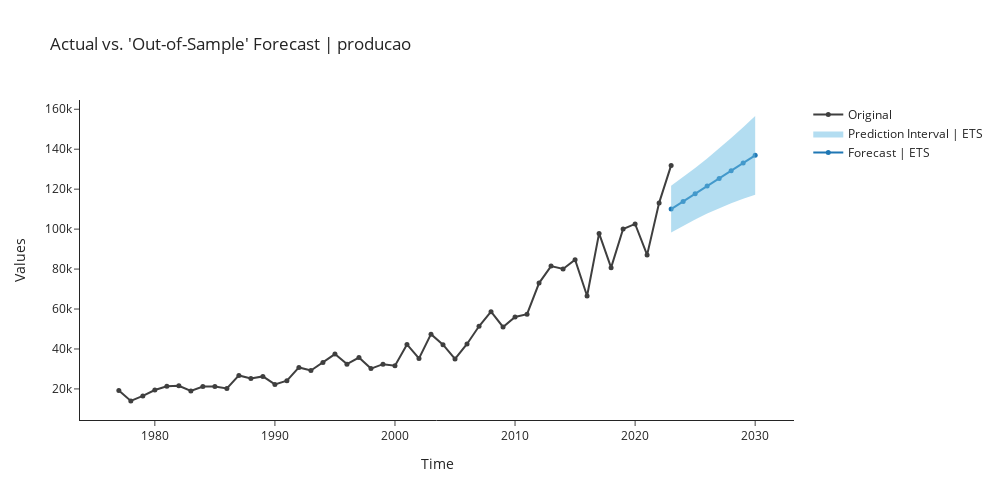

The notebook cell saved with this chart:
### Markdown cell above
## ets

### Code cell
ets = exp.create_model('ets')
exp.plot_model(plot = 'decomp', 
               data_kwargs = {'type' : 'multiplicative'},
               fig_kwargs = {"height":500,"width":1000,"template": "simple_white","hoverinfo":"none","big_data_threshold":50})
exp.plot_model(estimator = ets, 
               plot = 'forecast', 
               data_kwargs = {'fh' : 8},
               fig_kwargs = {"height":500,"width":1000,"template": "simple_white","hoverinfo":"none","big_data_threshold":50})

### Figure 1 — Plotly figure (JSON) as saved in the notebook; plotly's stock layout.template omitted (floating-point values rounded to 4 significant figures)
{"data": [{"line": {"color": "#1f77b4"}, "marker": {"size": 5}, "mode": "lines+markers", "name": "Forecast | ETS", "showlegend": true, "type": "scatter", "x": [2023, 2024, 2025, 2026, 2027, 2028, 2029, 2030], "y": [110000.0, 113900.0, 117700.0, 121600.0, 125400.0, 129200.0, 133100.0, 136900.0]}, {"line": {"width": 0}, "marker": {"color": "#68BBE3"}, "mode": "lines", "name": "Lower Interval", "showlegend": false, "type": "scatter", "x": [2023, 2024, 2025, 2026, 2027, 2028, 2029, 2030], "y": [98350.0, 101700.0, 104900.0, 107800.0, 110400.0, 112900.0, 115200.0, 117200.0]}, {"fill": "tonexty", "fillcolor": "rgba(104,187,227,0.5)", "line": {"width": 0}, "marker": {"color": "#68BBE3"}, "mode": "lines", "name": "Prediction Interval | ETS", "showlegend": true, "type": "scatter", "x": [2023, 2024, 2025, 2026, 2027, 2028, 2029, 2030], "y": [121700.0, 126000.0, 130600.0, 135300.0, 140400.0, 145600.0, 151000.0, 156600.0]}, {"marker": {"color": "#3f3f3f", "size": 5}, "mode": "lines+markers", "name": "Original", "showlegend": true, "type": "scatter", "x": [1977, 1978, 1979, 1980, 1981, 1982, 1983, 1984, 1985, 1986, 1987, 1988, 1989, 1990, 1991, 1992, 1993, 1994, 1995, 1996, 1997, 1998, 1999, 2000, 2001, 2002, 2003, 2004, 2005, 2006, 2007, 2008, 2009, 2010, 2011, 2012, 2013, 2014, 2015, 2016, 2017, 2018, 2019, 2020, 2021, 2022, 2023], "y": [19256, 14017, 16514, 19435, 21284, 21605, 19015, 21178, 21175, 20265, 26759, 25224, 26268, 22258, 24100.0, 30770.0, 29210.0, 33170.0, 37440.0, 32400.0, 35720.0, 30190.0, 32390.0, 31640.0, 42290.0, 35270.0, 47410.0, 42130.0, 35010.0, 42510.0, 51370.0, 58650.0, 51000.0, 56020.0, 57410.0, 72980.0, 81510.0, 80050.0, 84670.0, 66530.0, 97840.0, 80710.0, 100000.0, 102600.0, 87100.0, 113100.0, 131900.0]}], "layout": {"autosize": false, "height": 500, "showlegend": true, "title": {"text": "Actual vs. 'Out-of-Sample' Forecast | producao"}, "width": 1000, "xaxis": {"title": {"text": "Time"}}, "yaxis": {"title": {"text": "Values"}}}}
